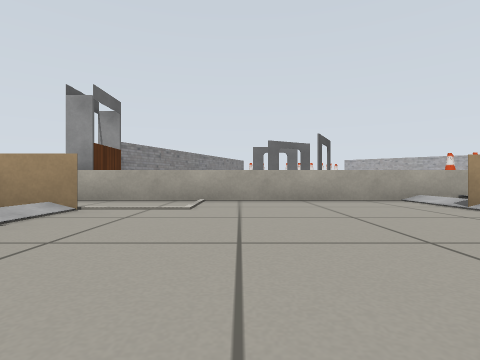
View 1 (above)

13 first-person views from a walk through a robot-simulator world made for Gazebo. The camera is 0.33 m above the floor, looks level and sees 80° across. The floor is counted in squares, 1 m on a side. Each view is taken from the middle of a square. On the plan, view 1 faces up. The plan holds only what a view shows up to about 9 squares ahead; the rest is blank. Simple patterns stand in for the simulator's built-in surfaces. Simple shapes stand in for some stock models. Some surface patterns are stand-ins.

View 2
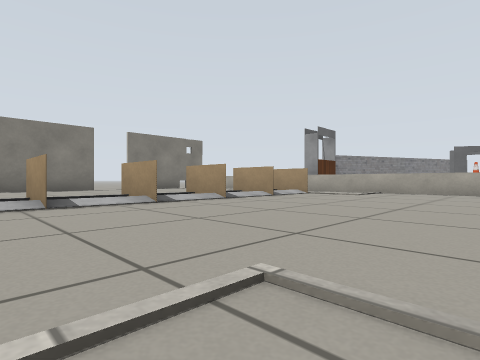

View 3
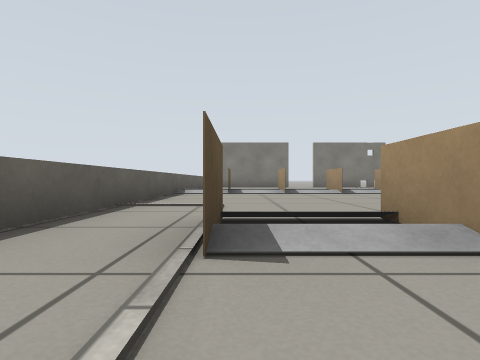

View 4
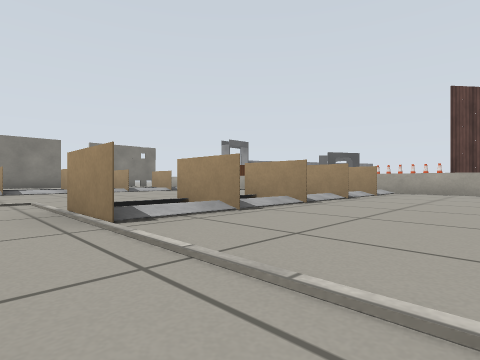

View 5
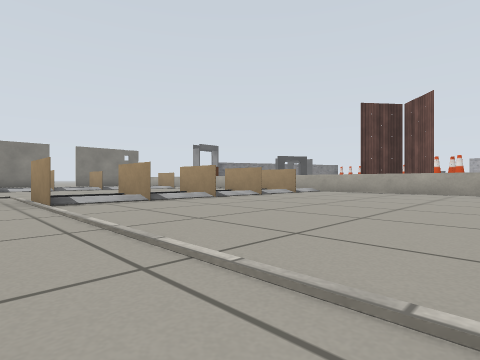

View 6
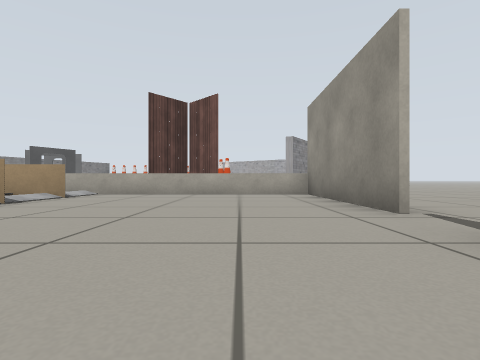

View 7
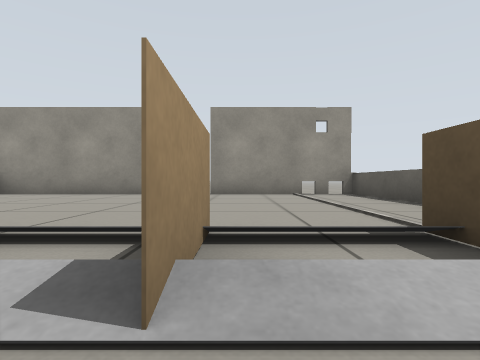

View 8
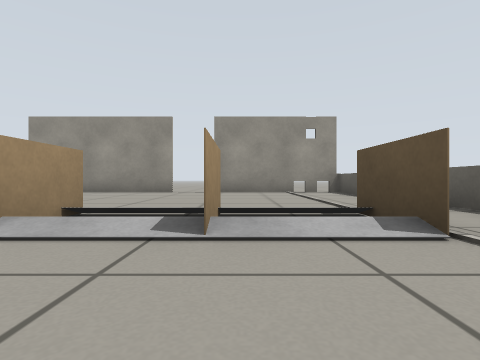

View 9
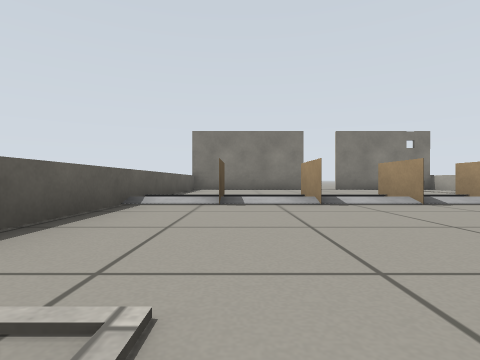

View 10
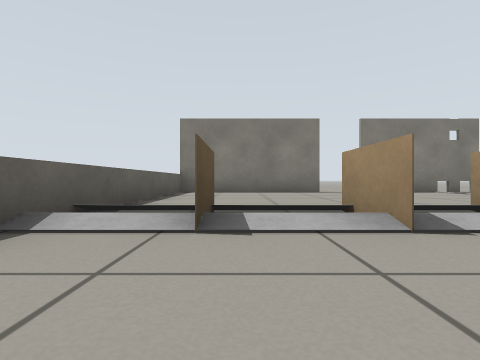

View 11
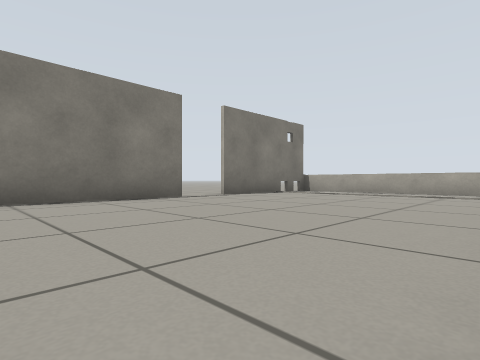

View 12
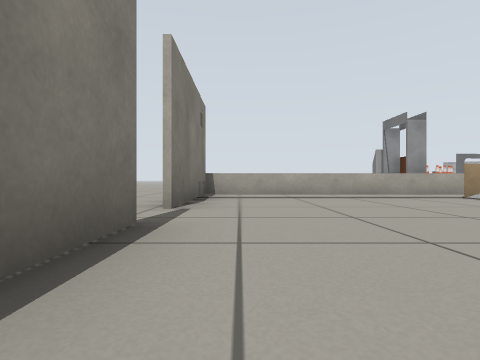

View 13
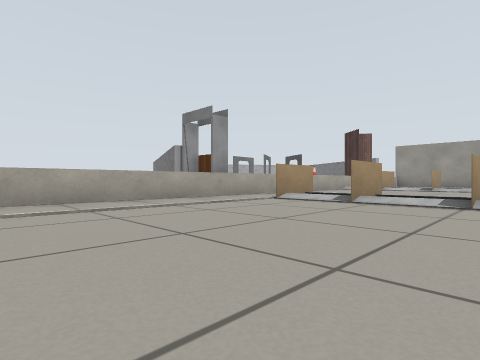

### Floor plan
Key: @ floor where view 1 was taken; # wall or solid block; . floor; / step, stairs or slope; L door leaf; B bridge; A valve; O other object.
Columns run from 9 left of view 1 to 13 right of it. Each row starts with its distance up from view 1.
  9        #       O
  8        #  L    OO
  7       ##  LL
  6       ##   L     ##  ..
  5 .#####B#######AA### ...
  4 .#................# ..
  3 .#....##....##....#..
  2 .#....##....##....#..
  1 ......//....##....#.
  0  #....##.@.........
 -1  #....##....##....#
 -2  #....##....##....#
 -3  #....//..........#.
 -4  ##################.

Positions as (right, up) in squares from view 1, and headings:
1: (0, 0), facing up
2: (2, -3), facing up-left
3: (5, -2), facing left
4: (6, -3), facing up-left
5: (8, -3), facing up-left
6: (7, -2), facing up
7: (2, -1), facing right
8: (1, -1), facing right
9: (2, -2), facing left
10: (0, -2), facing left
11: (-3, -3), facing up-left
12: (-7, -2), facing up
13: (-7, 0), facing up-right
